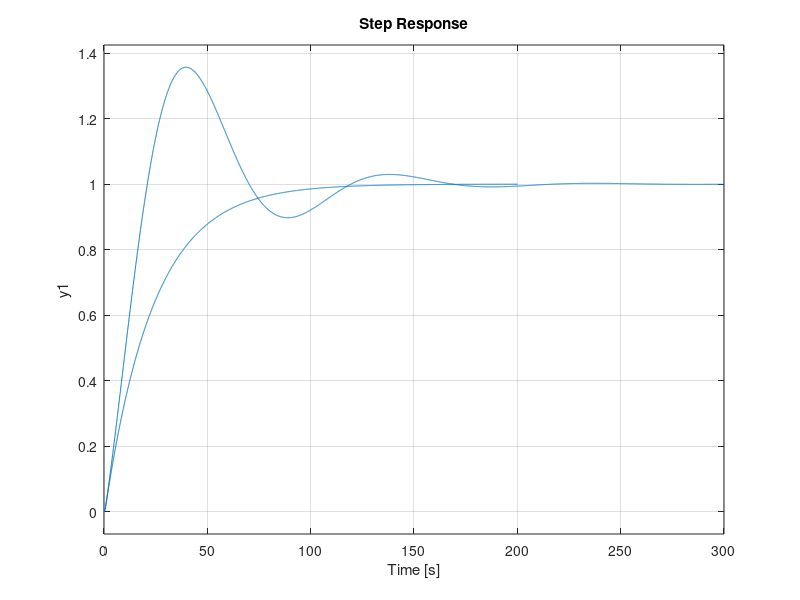

The MATLAB source for this figure:

Gu=zpk([ ],[0 -4 -6], 1)
Gc=zpk([-0.111],[-0.01],1);
Gce=Gu*Gc;
Tu=feedback(Gu,1);
Tc=feedback(Gce,1);
step(Tu)
hold
step(Tc)